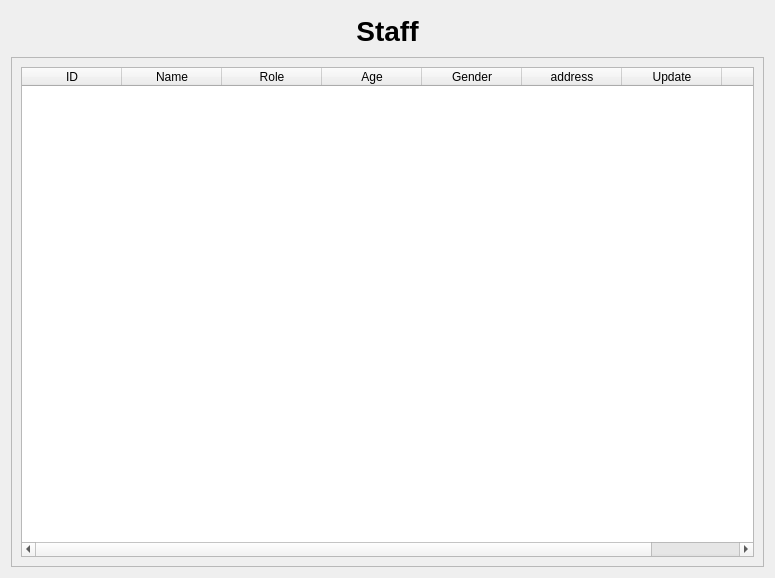
<?xml version="1.0" encoding="UTF-8"?>
<ui version="4.0">
 <class>Form</class>
 <widget class="QWidget" name="Form">
  <property name="geometry">
   <rect>
    <x>0</x>
    <y>0</y>
    <width>775</width>
    <height>578</height>
   </rect>
  </property>
  <property name="windowTitle">
   <string>Staff</string>
  </property>
  <property name="windowIcon">
   <iconset>
    <normaloff>icons/005-add.png</normaloff>icons/005-add.png</iconset>
  </property>
  <layout class="QVBoxLayout" name="verticalLayout_3">
   <item>
    <widget class="QPushButton" name="pushButton_2">
     <property name="font">
      <font>
       <pointsize>21</pointsize>
       <weight>75</weight>
       <bold>true</bold>
      </font>
     </property>
     <property name="text">
      <string>Staff</string>
     </property>
     <property name="icon">
      <iconset>
       <normaloff>icons/icons8-nurse-male-48.png</normaloff>icons/icons8-nurse-male-48.png</iconset>
     </property>
     <property name="iconSize">
      <size>
       <width>30</width>
       <height>30</height>
      </size>
     </property>
     <property name="flat">
      <bool>true</bool>
     </property>
    </widget>
   </item>
   <item>
    <widget class="QScrollArea" name="scrollArea">
     <property name="font">
      <font>
       <pointsize>11</pointsize>
      </font>
     </property>
     <property name="widgetResizable">
      <bool>true</bool>
     </property>
     <widget class="QWidget" name="scrollAreaWidgetContents">
      <property name="geometry">
       <rect>
        <x>0</x>
        <y>0</y>
        <width>751</width>
        <height>496</height>
       </rect>
      </property>
      <layout class="QVBoxLayout" name="verticalLayout_2">
       <item>
        <layout class="QHBoxLayout" name="horizontalLayout_2">
         <item>
          <widget class="QTableWidget" name="tableWidget">
           <column>
            <property name="text">
             <string>ID</string>
            </property>
           </column>
           <column>
            <property name="text">
             <string>Name</string>
            </property>
           </column>
           <column>
            <property name="text">
             <string>Role</string>
            </property>
           </column>
           <column>
            <property name="text">
             <string>Age</string>
            </property>
           </column>
           <column>
            <property name="text">
             <string>Gender</string>
            </property>
           </column>
           <column>
            <property name="text">
             <string>address</string>
            </property>
           </column>
           <column>
            <property name="text">
             <string>Update</string>
            </property>
           </column>
           <column>
            <property name="text">
             <string>Delete</string>
            </property>
           </column>
          </widget>
         </item>
        </layout>
       </item>
      </layout>
     </widget>
    </widget>
   </item>
  </layout>
 </widget>
 <resources/>
 <connections/>
</ui>
